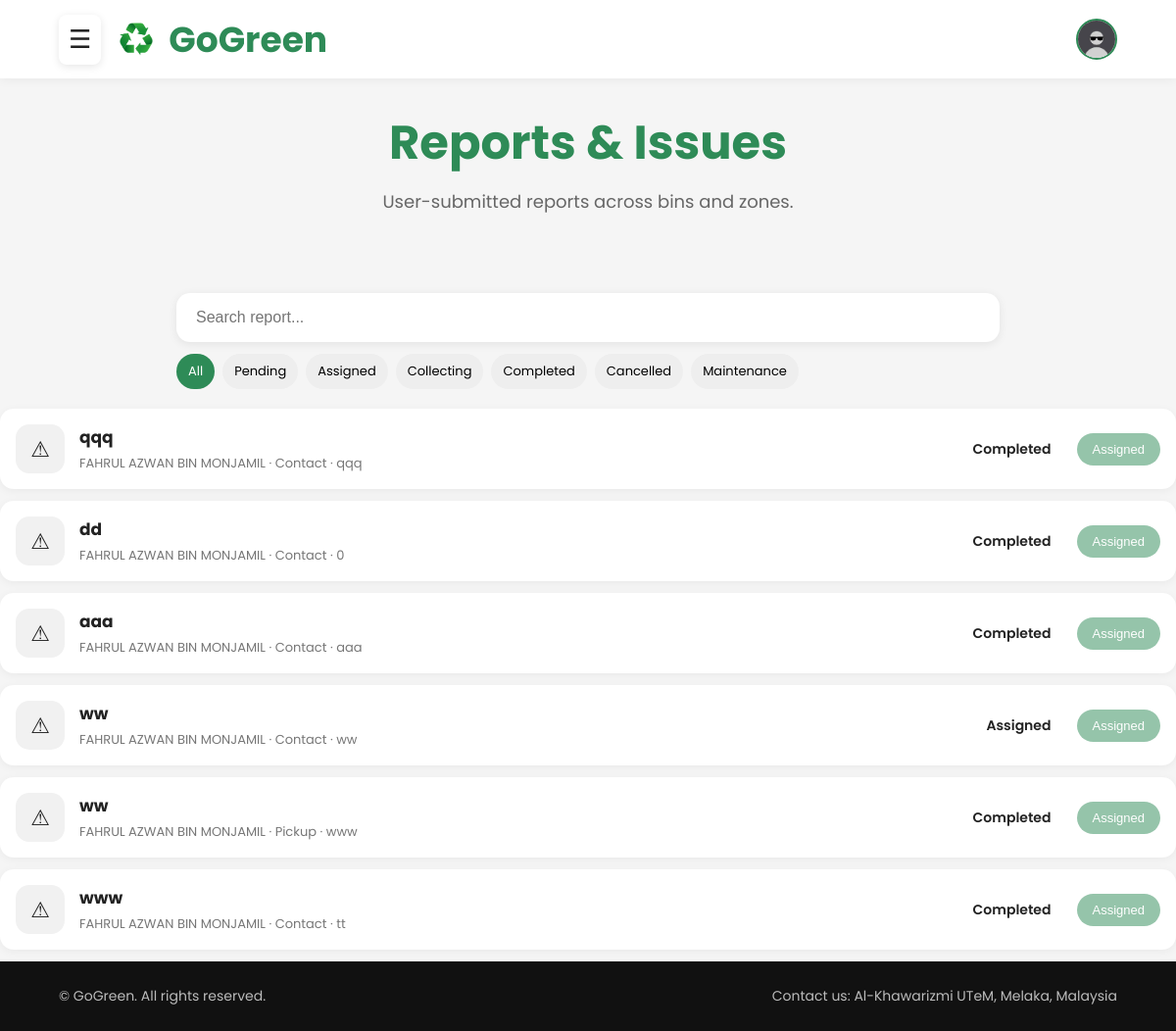
Before: /Admin/reports.php with the older database file.
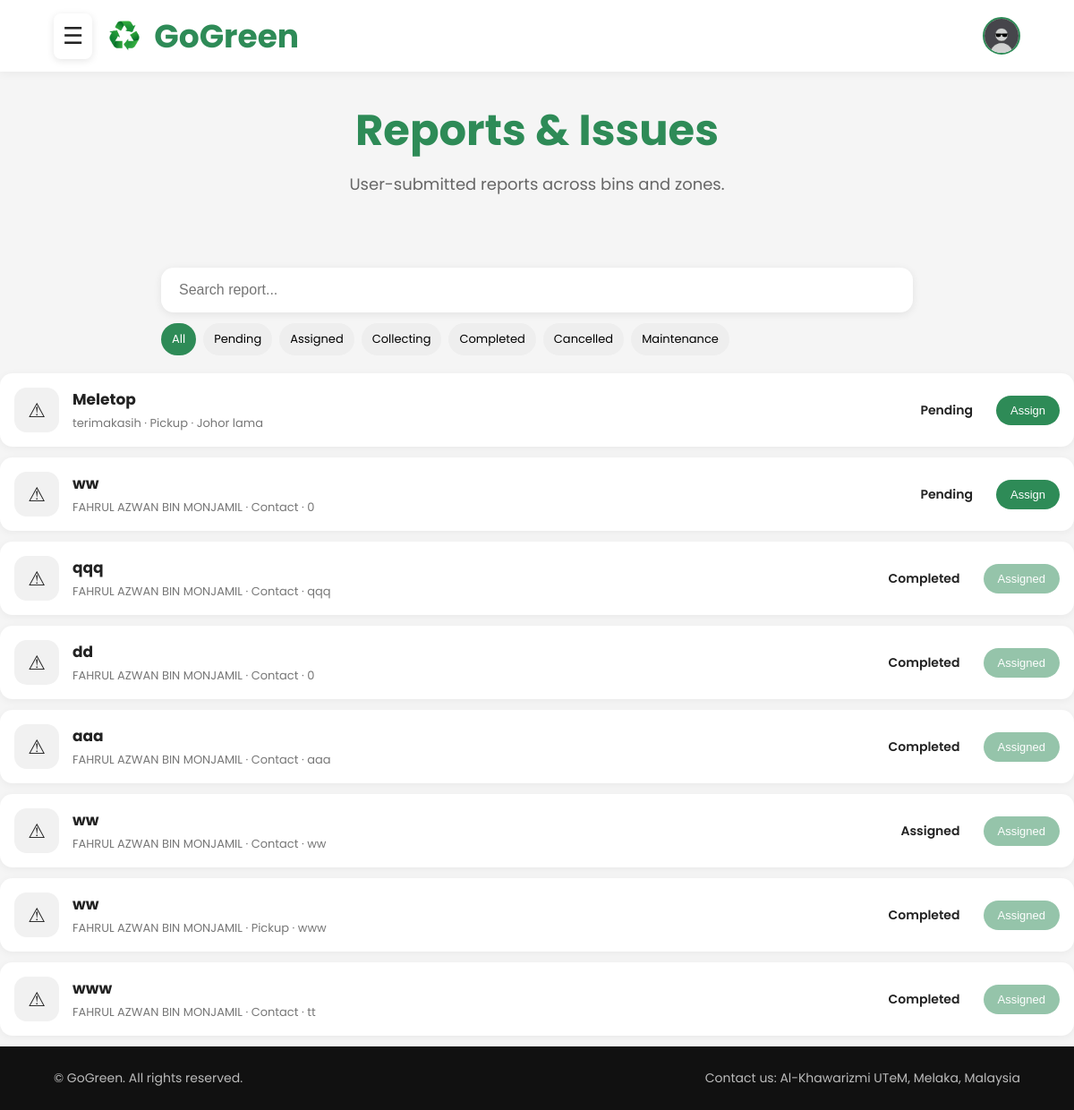
After: the same page with the newer database file.
### tables this page shows
CREATE TABLE `reports` (
  `id` int(11) NOT NULL,
  `user_id` int(11) DEFAULT NULL,
  `worker_id` int(11) DEFAULT NULL,
  `name` varchar(100) NOT NULL,
  `email` varchar(100) NOT NULL,
  `phone` varchar(20) DEFAULT NULL,
  `report_type` enum('Contact','Pickup') NOT NULL,
  `subject` varchar(255) NOT NULL,
  `message` text NOT NULL,
  `location` varchar(255) DEFAULT NULL,
  `status` enum('Pending','Assigned','In Progress','Completed','Rejected') DEFAULT 'Pending',
  `created_at` timestamp NOT NULL DEFAULT current_timestamp()
);

### Admin/reports.php (the view, shortened to what this page needs)
<?php
include "../config/database.php";
$sql = "SELECT * FROM reports ORDER BY id DESC";
$result = mysqli_query($conn, $sql);
?>
<!DOCTYPE html>
<html lang="en">
<head>
    <link rel="stylesheet" href="assets/css/report.css">
</head>
<body>
    <header>
        <div class="header-left">
            <div class="menu-toggle" onclick="toggleMenu()">
                ☰
            </div>
            <div class="logo">
                <img src="image/recycle_imag.png" alt="GoGreen Logo">
                GoGreen
            </div>
        </div>
        <div class="header-right">
            <div class="user-avatar-container">
                <div class="user-avatar" onclick="toggleProfileMenu()">
                    <img
src="<?php echo !empty($_SESSION['profile_image'])
? '../uploads/profile/'.$_SESSION['profile_image']
: '../uploads/profile/default.jpg'; ?>"
alt="Profile">
                </div>
            </div>
        </div>
    </header>
    <section class="page-title">
        <h1>Reports & Issues</h1>
        <p>
            User-submitted reports across bins and zones.
        </p>
    </section>
    <div class="report-controls">
        <input
            id="searchInput"
            placeholder="Search report..."
            onkeyup="searchReport()"
        >
        <div class="filters">
            <button class="active" onclick="filter('All')">
                All
            </button>
            <button onclick="filter('Pending')">
                Pending
            </button>
            <button onclick="filter('Assigned')">
                Assigned
            </button>
            <button onclick="filter('Collecting')">
                Collecting
            </button>
            <button onclick="filter('Completed')">
                Completed
            </button>
            <button onclick="filter('Cancelled')">
                Cancelled
            </button>
            <button onclick="filter('Maintenance')">
                Maintenance
            </button>
        </div>
    </div>
    <?php while($row = mysqli_fetch_assoc($result)) { ?>
<div class="report" data-status="<?= $row['status']; ?>">
    <div class="report-left">
        <div class="warning-icon">
            ⚠
        </div>
        <div class="report-details">
            <h3>
                <?= $row['subject']; ?>
            </h3>
            <p>
                <?= $row['name']; ?>
                ·
                <?= $row['report_type']; ?>
                ·
                <?= $row['location']; ?>
            </p>
        </div>
    </div>
    <div class="report-right">
        <span class="status">
            <?= $row['status']; ?>
        </span>
<?php if($row['status'] == 'Pending'){ ?>
<button
class="assign-btn"
data-id="<?= $row['id']; ?>"
onclick="openPopup(this)">
Assign
</button>
<?php } else { ?>
<button
class="assign-btn"
disabled
style="opacity:.5;cursor:not-allowed;">
Assigned
</button>
<?php } ?>
    </div>
</div>
<?php } ?>
    <footer>
        <p class="left-footer">
            © GoGreen. All rights reserved.
        </p>
        <p class="right-footer">
            Contact us: Al-Khawarizmi UTeM, Melaka, Malaysia
        </p>
    </footer>
</body>
</html>

Changed rows visible on the page:
added reports: subject "Meletop", name "terimakasih", report_type "Pickup", location "Johor lama", status "Pending"
added reports: subject "ww", name "FAHRUL AZWAN BIN MONJAMIL", report_type "Contact", location "0", status "Pending"
